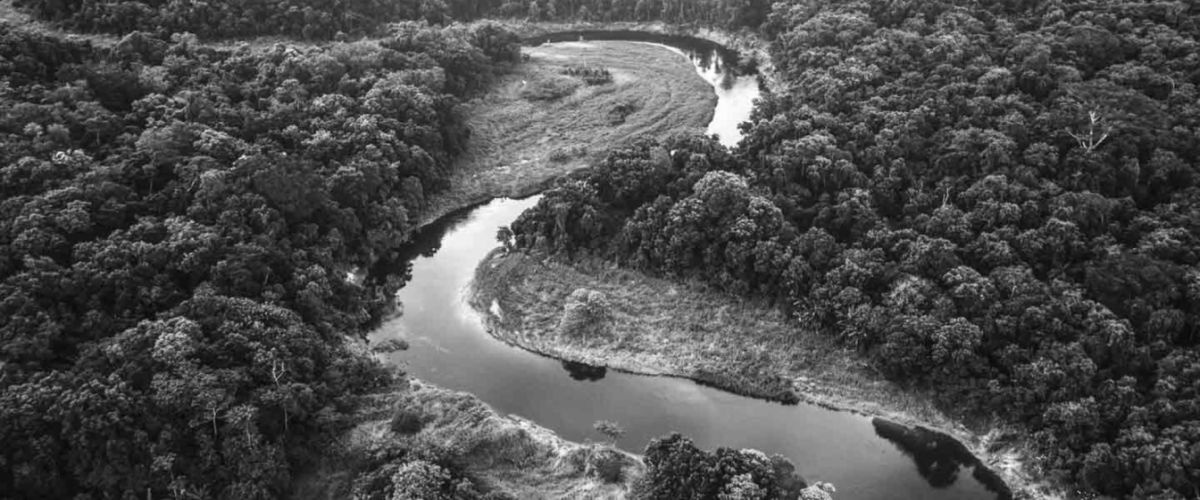
#> input picture Data Science Techniques and Its Applications/Interpolation/code_update/nature.jpg, 1200 x 500 px
$ jupyter execute 3.ImageCopying.ipynb
#> lines starting #> are read from the running program, lines starting #| are printed output that depends on the picture
## Copy an image

[cell 1]
# copy image

import cv2
import numpy as np

# read an image and return a 2D list
image = cv2.imread('nature.jpg', 0).tolist()
#> image = 500 items
height = len(image)
#> height = 500
width = len(image[0])
#> width = 1200

# create a 2D list
copy_image = [[0]*width for _ in range(height)]
#> copy_image = 500 items

# copy
for i in range(height):
    for j in range(width):
        copy_image[i][j] = image[i][j]

# save an image from a list
cv2.imwrite('3.nature_copy.jpg', np.array(copy_image))
#> Out = True

[cell 2]
# Copy and increase image brightness (1)

import cv2
import numpy as np

# read an image and return a 2D list
image = cv2.imread('nature.jpg', 0).tolist()
height = len(image)
width = len(image[0])

# create a 2D list
copy_image = [[0]*width for _ in range(height)]

# copy and increase image brightness
value = 50
for i in range(height):
    for j in range(width):
        copy_image[i][j] = min(255, image[i][j] + value)

# save an image from a list
cv2.imwrite('3.nature_increase_50.jpg', np.array(copy_image))
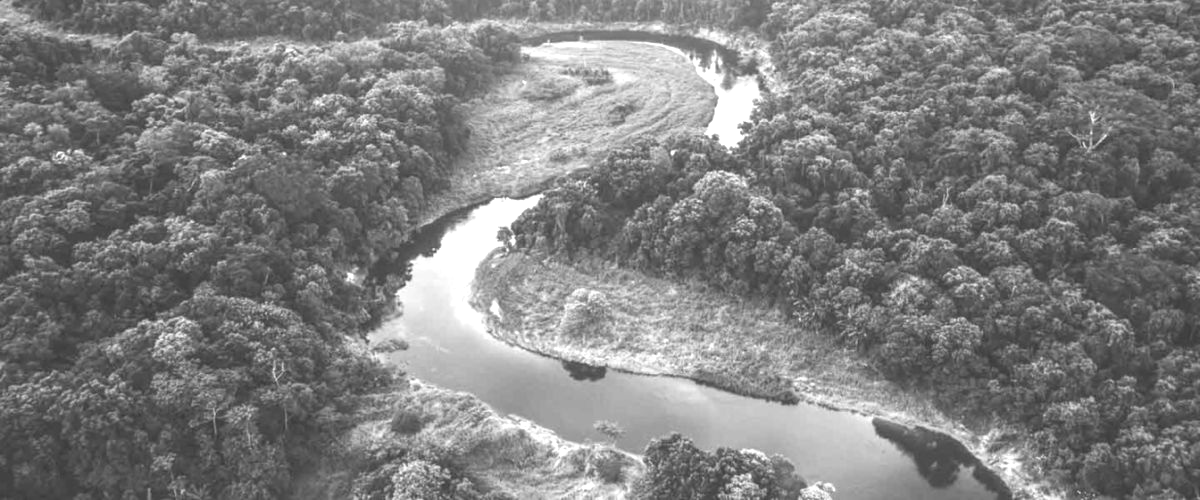
#> saved as 3.nature_increase_50.jpg: shape (500, 1200); min 55, max 255, mean 126.8
#> Out = True

[cell 3]
# Copy and decrease image brightness (1)

import cv2
import numpy as np

# read an image and return a 2D list
image = cv2.imread('nature.jpg', 0).tolist()
height = len(image)
width = len(image[0])

# create a 2D list
copy_image = [[0]*width for _ in range(height)]

# copy and increase image brightness
value = 50
for i in range(height):
    for j in range(width):
        copy_image[i][j] = max(0, image[i][j] - value)

# save an image from a list
cv2.imwrite('3.nature_decrease_50.jpg', np.array(copy_image))
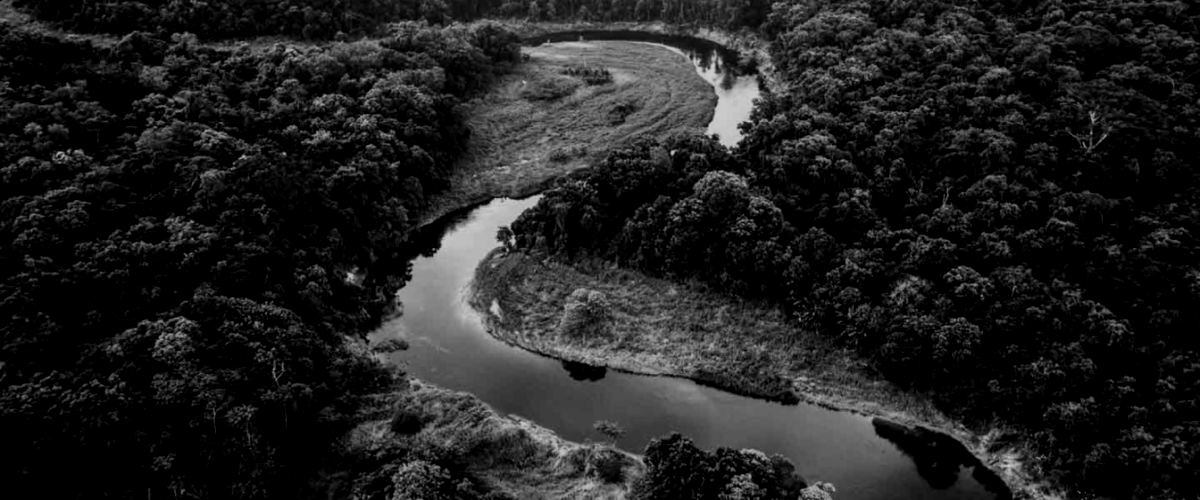
#> saved as 3.nature_decrease_50.jpg: shape (500, 1200); min 0, max 205, mean 32.4
#> Out = True

## Copy to a larger image

[cell 4]
# occupy a part of the target
import cv2
import numpy as np

# read an image and return a 2D list
image = cv2.imread('nature.jpg', 0).tolist()
height = len(image)
width = len(image[0])

# create a 2D list
scale = 2
new_height = height*scale
#> new_height = 1000
new_width  = width*scale
#> new_width = 2400
copy_image = [[0]*new_width for _ in range(new_height)]
#> copy_image = 1000 items

# copy
for i in range(height):
    for j in range(width):
        copy_image[i][j] = image[i][j]

# save an image from a list
cv2.imwrite('3.nature_larger_image_part.jpg', np.array(copy_image))
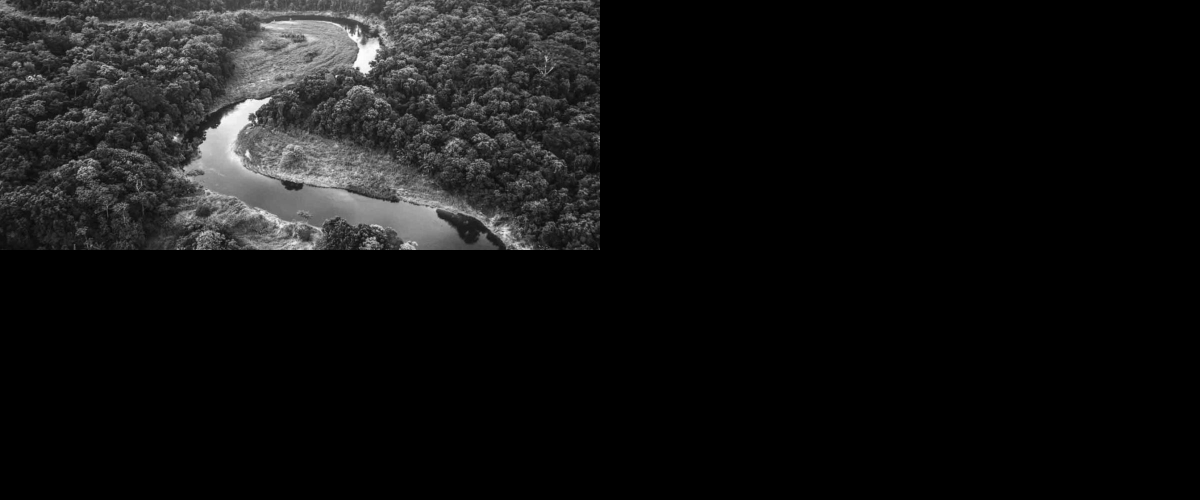
#> saved as 3.nature_larger_image_part.jpg: shape (1000, 2400) (shown at 1/2 size); min 0, max 255, mean 19.3
#> Out = True

[cell 5]
# uniform
import cv2
import numpy as np

# read an image and return a 2D list
image = cv2.imread('nature.jpg', 0).tolist()
height = len(image)
width = len(image[0])

# create a 2D list
scale = 2
new_height = height*scale
new_width  = width*scale
copy_image = [[0]*new_width for _ in range(new_height)]

# copy
for i in range(height):
    for j in range(width):
        copy_image[i*scale][j*scale] = image[i][j]

# save an image from a list
cv2.imwrite('3.nature_larger_image_uniform.jpg', np.array(copy_image))
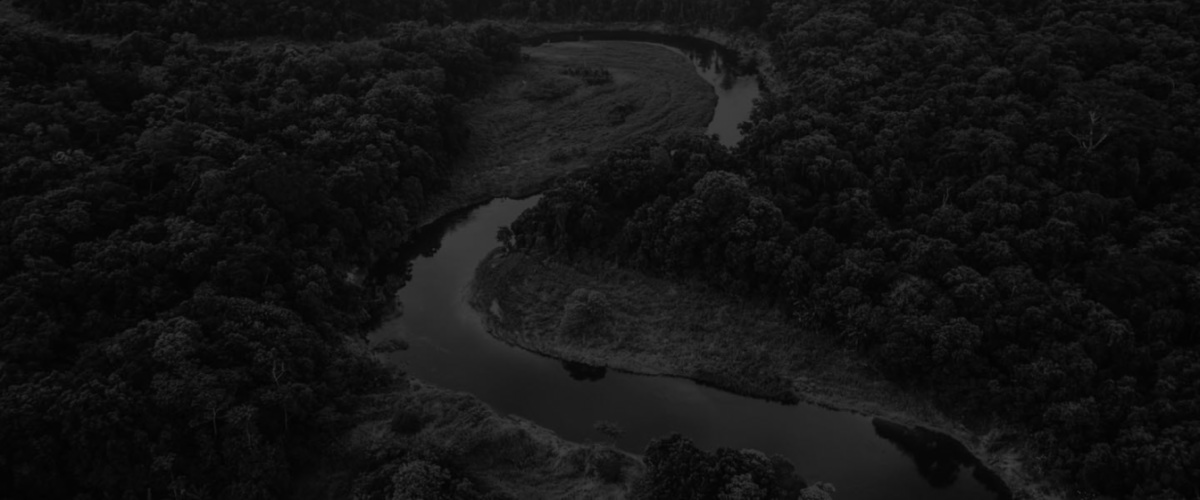
#> saved as 3.nature_larger_image_uniform.jpg: shape (1000, 2400) (shown at 1/2 size); min 0, max 255, mean 19.3
#> Out = True

[cell 6]
# uniform
import cv2
import numpy as np

# read an image and return a 2D list
image = cv2.imread('nature.jpg', 0).tolist()
height = len(image)
width = len(image[0])

# create a 2D list
scale = 2
new_height = height*scale
new_width  = width*scale
copy_image = [[255]*new_width for _ in range(new_height)]

# copy
for i in range(height):
    for j in range(width):
        copy_image[i*scale][j*scale] = image[i][j]

# save an image from a list
cv2.imwrite('3.nature_larger_image_uniform_2.jpg', np.array(copy_image))
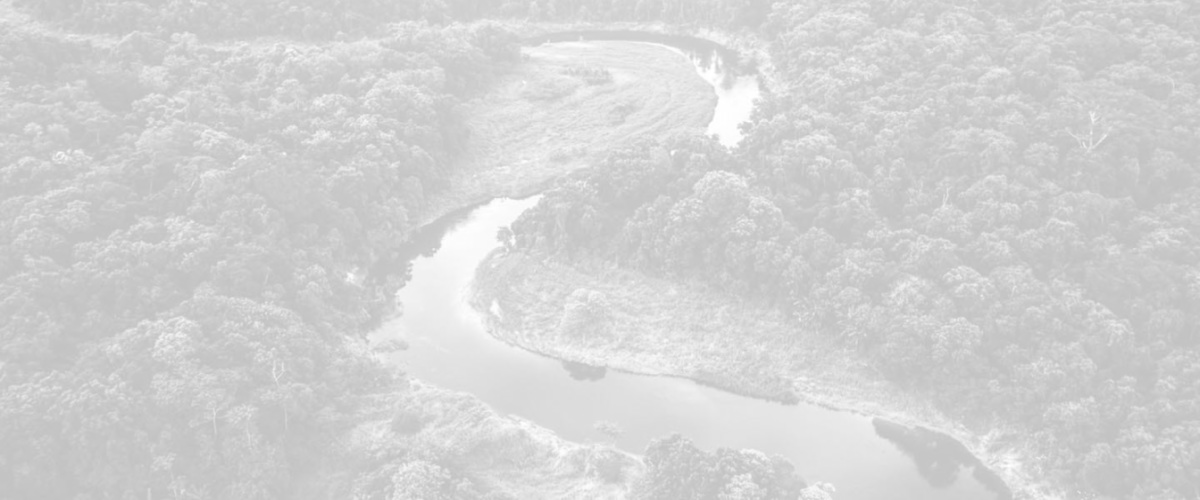
#> saved as 3.nature_larger_image_uniform_2.jpg: shape (1000, 2400) (shown at 1/2 size); min 5, max 255, mean 210.5
#> Out = True
